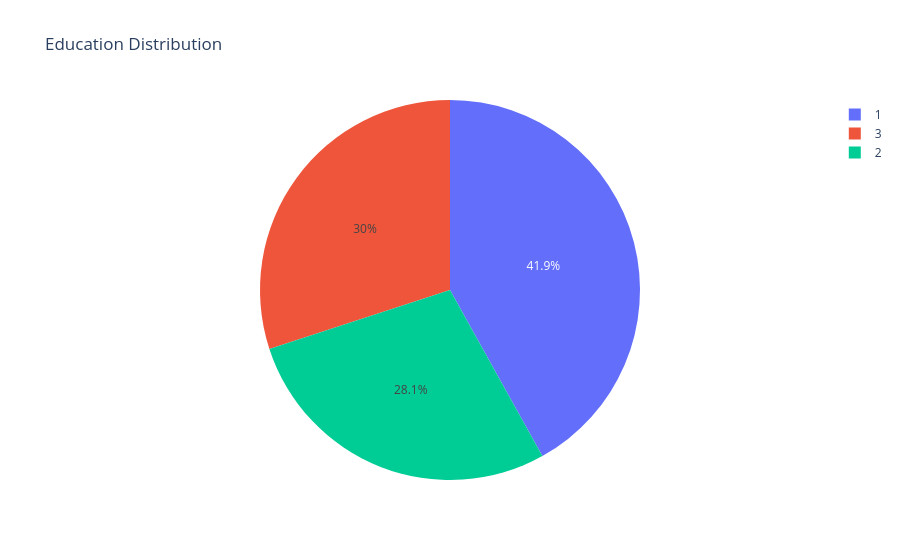

The cell this chart's notebook holds for it:
### Code cell
import plotly.express as px

# Clean column names
data.columns = data.columns.str.strip().str.lower()

# Count values
education_dis = data['education'].value_counts()

# Plot
fig = px.pie(
    values=education_dis.values,
    names=education_dis.index,
    title="Education Distribution"
)

fig.show()

### Figure 1 — Plotly figure (JSON) as saved in the notebook; plotly's stock layout.template omitted (floating-point values rounded to 4 significant figures)
{"data": [{"domain": {"x": [0, 1], "y": [0, 1]}, "hovertemplate": "label=%{label}<br>value=%{value}<extra></extra>", "labels": [1, 3, 2], "legendgroup": "", "name": "", "showlegend": true, "type": "pie", "values": [2096, 1501, 1403]}], "layout": {"legend": {"tracegroupgap": 0}, "title": {"text": "Education Distribution"}}}
